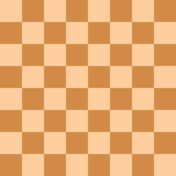

This game map was drawn from its Tiled (.tmx) file and the tilesets committed beside it. A one-line description and the trimmed map source follow:
An orthogonal 8x8 tile map with 22x22 px tiles, 1 tile layer (Tile Layer 1).

<map version="1.0" orientation="orthogonal" renderorder="right-down" width="8" height="8" tilewidth="22" tileheight="22" nextobjectid="1">
 <tileset firstgid="1" name="chessboard" tilewidth="22" tileheight="22" tilecount="64">
  <image source="../hd/images/chessboard.png" width="176" height="176" />
 </tileset>
 <layer name="Tile Layer 1" width="8" height="8">
  <data>[64 cells, 64 non-empty, 64 distinct tile ids]</data>
 </layer>
</map>
